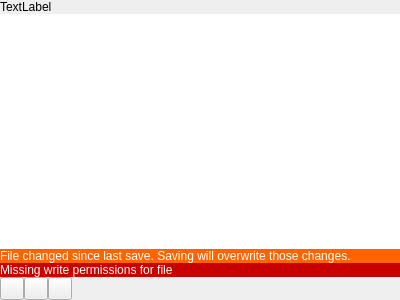
<?xml version="1.0" encoding="UTF-8"?>
<ui version="4.0">
 <class>ttedCommand</class>
 <widget class="QWidget" name="ttedCommand">
  <property name="geometry">
   <rect>
    <x>0</x>
    <y>0</y>
    <width>400</width>
    <height>300</height>
   </rect>
  </property>
  <property name="sizePolicy">
   <sizepolicy hsizetype="Preferred" vsizetype="Maximum">
    <horstretch>0</horstretch>
    <verstretch>0</verstretch>
   </sizepolicy>
  </property>
  <property name="windowTitle">
   <string>Form</string>
  </property>
  <layout class="QVBoxLayout" name="verticalLayout">
   <property name="spacing">
    <number>0</number>
   </property>
   <property name="leftMargin">
    <number>0</number>
   </property>
   <property name="topMargin">
    <number>0</number>
   </property>
   <property name="rightMargin">
    <number>0</number>
   </property>
   <property name="bottomMargin">
    <number>0</number>
   </property>
   <item>
    <widget class="QLabel" name="filename">
     <property name="autoFillBackground">
      <bool>true</bool>
     </property>
     <property name="text">
      <string notr="true">TextLabel</string>
     </property>
     <property name="margin">
      <number>3</number>
     </property>
    </widget>
   </item>
   <item>
    <widget class="QPlainTextEdit" name="editor">
     <property name="frameShape">
      <enum>QFrame::NoFrame</enum>
     </property>
    </widget>
   </item>
   <item>
    <widget class="QLabel" name="saveWarningLabel">
     <property name="palette">
      <palette>
       <active>
        <colorrole role="WindowText">
         <brush brushstyle="SolidPattern">
          <color alpha="255">
           <red>255</red>
           <green>255</green>
           <blue>255</blue>
          </color>
         </brush>
        </colorrole>
        <colorrole role="Base">
         <brush brushstyle="SolidPattern">
          <color alpha="255">
           <red>51</red>
           <green>51</green>
           <blue>51</blue>
          </color>
         </brush>
        </colorrole>
        <colorrole role="Window">
         <brush brushstyle="SolidPattern">
          <color alpha="255">
           <red>255</red>
           <green>100</green>
           <blue>0</blue>
          </color>
         </brush>
        </colorrole>
       </active>
       <inactive>
        <colorrole role="WindowText">
         <brush brushstyle="SolidPattern">
          <color alpha="255">
           <red>255</red>
           <green>255</green>
           <blue>255</blue>
          </color>
         </brush>
        </colorrole>
        <colorrole role="Base">
         <brush brushstyle="SolidPattern">
          <color alpha="255">
           <red>51</red>
           <green>51</green>
           <blue>51</blue>
          </color>
         </brush>
        </colorrole>
        <colorrole role="Window">
         <brush brushstyle="SolidPattern">
          <color alpha="255">
           <red>255</red>
           <green>100</green>
           <blue>0</blue>
          </color>
         </brush>
        </colorrole>
       </inactive>
       <disabled>
        <colorrole role="WindowText">
         <brush brushstyle="SolidPattern">
          <color alpha="127">
           <red>255</red>
           <green>255</green>
           <blue>255</blue>
          </color>
         </brush>
        </colorrole>
        <colorrole role="Base">
         <brush brushstyle="SolidPattern">
          <color alpha="255">
           <red>255</red>
           <green>100</green>
           <blue>0</blue>
          </color>
         </brush>
        </colorrole>
        <colorrole role="Window">
         <brush brushstyle="SolidPattern">
          <color alpha="255">
           <red>255</red>
           <green>100</green>
           <blue>0</blue>
          </color>
         </brush>
        </colorrole>
       </disabled>
      </palette>
     </property>
     <property name="autoFillBackground">
      <bool>true</bool>
     </property>
     <property name="text">
      <string notr="true">File changed since last save. Saving will overwrite those changes.</string>
     </property>
     <property name="margin">
      <number>3</number>
     </property>
    </widget>
   </item>
   <item>
    <widget class="QLabel" name="permissionWarningLabel">
     <property name="palette">
      <palette>
       <active>
        <colorrole role="WindowText">
         <brush brushstyle="SolidPattern">
          <color alpha="255">
           <red>255</red>
           <green>255</green>
           <blue>255</blue>
          </color>
         </brush>
        </colorrole>
        <colorrole role="BrightText">
         <brush brushstyle="SolidPattern">
          <color alpha="255">
           <red>255</red>
           <green>100</green>
           <blue>0</blue>
          </color>
         </brush>
        </colorrole>
        <colorrole role="Base">
         <brush brushstyle="SolidPattern">
          <color alpha="255">
           <red>51</red>
           <green>51</green>
           <blue>51</blue>
          </color>
         </brush>
        </colorrole>
        <colorrole role="Window">
         <brush brushstyle="SolidPattern">
          <color alpha="255">
           <red>200</red>
           <green>0</green>
           <blue>0</blue>
          </color>
         </brush>
        </colorrole>
       </active>
       <inactive>
        <colorrole role="WindowText">
         <brush brushstyle="SolidPattern">
          <color alpha="255">
           <red>255</red>
           <green>255</green>
           <blue>255</blue>
          </color>
         </brush>
        </colorrole>
        <colorrole role="BrightText">
         <brush brushstyle="SolidPattern">
          <color alpha="255">
           <red>255</red>
           <green>100</green>
           <blue>0</blue>
          </color>
         </brush>
        </colorrole>
        <colorrole role="Base">
         <brush brushstyle="SolidPattern">
          <color alpha="255">
           <red>51</red>
           <green>51</green>
           <blue>51</blue>
          </color>
         </brush>
        </colorrole>
        <colorrole role="Window">
         <brush brushstyle="SolidPattern">
          <color alpha="255">
           <red>200</red>
           <green>0</green>
           <blue>0</blue>
          </color>
         </brush>
        </colorrole>
       </inactive>
       <disabled>
        <colorrole role="WindowText">
         <brush brushstyle="SolidPattern">
          <color alpha="127">
           <red>255</red>
           <green>255</green>
           <blue>255</blue>
          </color>
         </brush>
        </colorrole>
        <colorrole role="BrightText">
         <brush brushstyle="SolidPattern">
          <color alpha="255">
           <red>255</red>
           <green>100</green>
           <blue>0</blue>
          </color>
         </brush>
        </colorrole>
        <colorrole role="Base">
         <brush brushstyle="SolidPattern">
          <color alpha="255">
           <red>200</red>
           <green>0</green>
           <blue>0</blue>
          </color>
         </brush>
        </colorrole>
        <colorrole role="Window">
         <brush brushstyle="SolidPattern">
          <color alpha="255">
           <red>200</red>
           <green>0</green>
           <blue>0</blue>
          </color>
         </brush>
        </colorrole>
       </disabled>
      </palette>
     </property>
     <property name="autoFillBackground">
      <bool>true</bool>
     </property>
     <property name="text">
      <string notr="true">Missing write permissions for file</string>
     </property>
     <property name="margin">
      <number>3</number>
     </property>
    </widget>
   </item>
   <item>
    <layout class="QHBoxLayout" name="horizontalLayout">
     <property name="spacing">
      <number>0</number>
     </property>
     <item>
      <widget class="QToolButton" name="saveButton">
       <property name="toolTip">
        <string>Save</string>
       </property>
       <property name="text">
        <string/>
       </property>
       <property name="icon">
        <iconset theme="document-save"/>
       </property>
      </widget>
     </item>
     <item>
      <widget class="QToolButton" name="undoButton">
       <property name="toolTip">
        <string>Undo</string>
       </property>
       <property name="text">
        <string/>
       </property>
       <property name="icon">
        <iconset theme="edit-undo"/>
       </property>
      </widget>
     </item>
     <item>
      <widget class="QToolButton" name="redoButton">
       <property name="toolTip">
        <string>Redo</string>
       </property>
       <property name="text">
        <string/>
       </property>
       <property name="icon">
        <iconset theme="edit-redo"/>
       </property>
      </widget>
     </item>
     <item>
      <spacer name="horizontalSpacer">
       <property name="orientation">
        <enum>Qt::Horizontal</enum>
       </property>
       <property name="sizeHint" stdset="0">
        <size>
         <width>40</width>
         <height>20</height>
        </size>
       </property>
      </spacer>
     </item>
    </layout>
   </item>
  </layout>
 </widget>
 <resources/>
 <connections/>
</ui>
